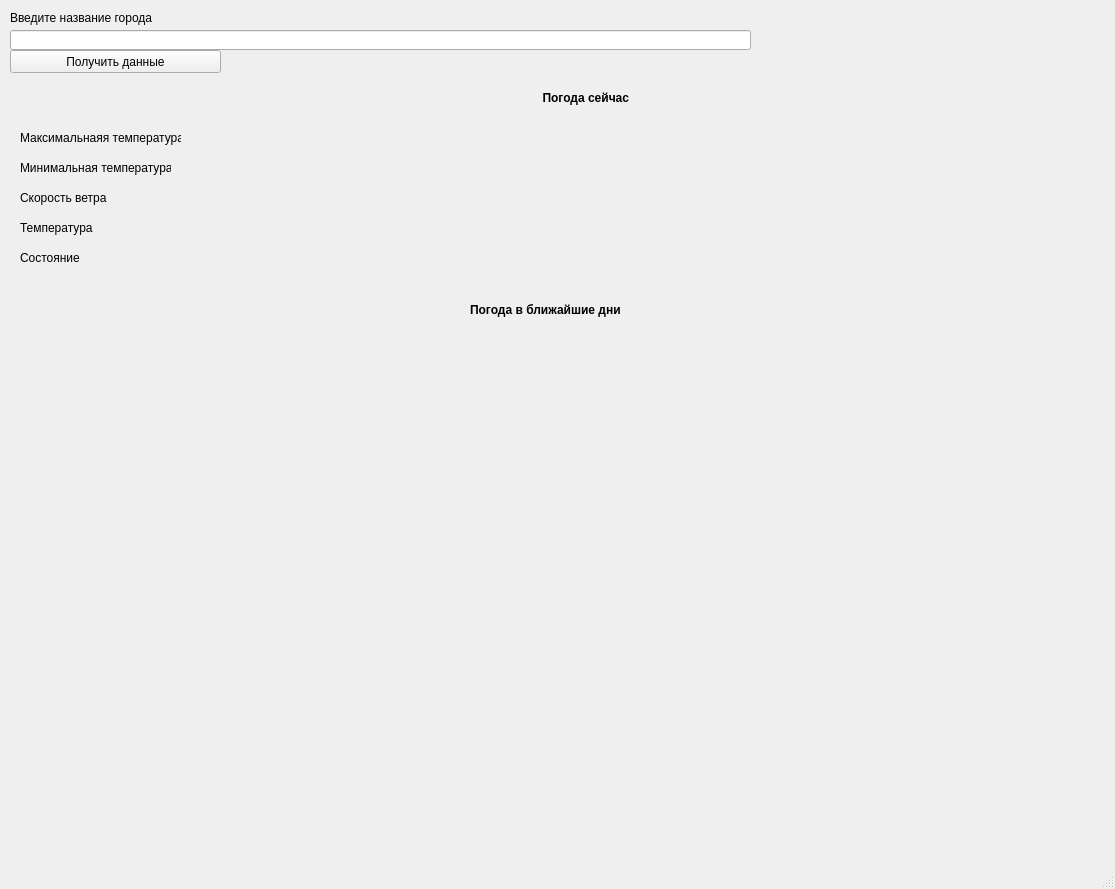
<?xml version="1.0" encoding="UTF-8"?>
<ui version="4.0">
 <class>MainWindow</class>
 <widget class="QMainWindow" name="MainWindow">
  <property name="geometry">
   <rect>
    <x>0</x>
    <y>0</y>
    <width>1115</width>
    <height>889</height>
   </rect>
  </property>
  <property name="windowTitle">
   <string>MainWindow</string>
  </property>
  <widget class="QWidget" name="centralwidget">
   <widget class="QLabel" name="label">
    <property name="geometry">
     <rect>
      <x>10</x>
      <y>10</y>
      <width>151</width>
      <height>16</height>
     </rect>
    </property>
    <property name="text">
     <string>Введите название города</string>
    </property>
   </widget>
   <widget class="QLineEdit" name="lineEdit">
    <property name="geometry">
     <rect>
      <x>10</x>
      <y>30</y>
      <width>741</width>
      <height>20</height>
     </rect>
    </property>
   </widget>
   <widget class="QPushButton" name="pushButton">
    <property name="geometry">
     <rect>
      <x>10</x>
      <y>50</y>
      <width>211</width>
      <height>23</height>
     </rect>
    </property>
    <property name="text">
     <string>Получить данные</string>
    </property>
   </widget>
   <widget class="QLabel" name="label_2">
    <property name="geometry">
     <rect>
      <x>10</x>
      <y>90</y>
      <width>1061</width>
      <height>16</height>
     </rect>
    </property>
    <property name="font">
     <font>
      <weight>75</weight>
      <bold>true</bold>
     </font>
    </property>
    <property name="text">
     <string>                                                                                                                                                                Погода сейчас</string>
    </property>
   </widget>
   <widget class="QLabel" name="label_11">
    <property name="geometry">
     <rect>
      <x>470</x>
      <y>300</y>
      <width>171</width>
      <height>20</height>
     </rect>
    </property>
    <property name="font">
     <font>
      <weight>75</weight>
      <bold>true</bold>
     </font>
    </property>
    <property name="text">
     <string>Погода в ближайшие дни</string>
    </property>
   </widget>
   <widget class="QLabel" name="label_12">
    <property name="geometry">
     <rect>
      <x>40</x>
      <y>350</y>
      <width>1031</width>
      <height>16</height>
     </rect>
    </property>
    <property name="text">
     <string/>
    </property>
   </widget>
   <widget class="QLabel" name="label_13">
    <property name="geometry">
     <rect>
      <x>40</x>
      <y>380</y>
      <width>1051</width>
      <height>16</height>
     </rect>
    </property>
    <property name="text">
     <string/>
    </property>
   </widget>
   <widget class="QLabel" name="label_14">
    <property name="geometry">
     <rect>
      <x>40</x>
      <y>410</y>
      <width>1041</width>
      <height>16</height>
     </rect>
    </property>
    <property name="text">
     <string/>
    </property>
   </widget>
   <widget class="QLabel" name="label_15">
    <property name="geometry">
     <rect>
      <x>40</x>
      <y>440</y>
      <width>1071</width>
      <height>16</height>
     </rect>
    </property>
    <property name="text">
     <string/>
    </property>
   </widget>
   <widget class="QLabel" name="label_16">
    <property name="geometry">
     <rect>
      <x>40</x>
      <y>470</y>
      <width>1061</width>
      <height>16</height>
     </rect>
    </property>
    <property name="text">
     <string/>
    </property>
   </widget>
   <widget class="QLabel" name="label_17">
    <property name="geometry">
     <rect>
      <x>40</x>
      <y>500</y>
      <width>1031</width>
      <height>16</height>
     </rect>
    </property>
    <property name="text">
     <string/>
    </property>
   </widget>
   <widget class="QLabel" name="label_18">
    <property name="geometry">
     <rect>
      <x>40</x>
      <y>530</y>
      <width>1121</width>
      <height>16</height>
     </rect>
    </property>
    <property name="text">
     <string/>
    </property>
   </widget>
   <widget class="QLabel" name="label_19">
    <property name="geometry">
     <rect>
      <x>40</x>
      <y>560</y>
      <width>951</width>
      <height>16</height>
     </rect>
    </property>
    <property name="text">
     <string/>
    </property>
   </widget>
   <widget class="QLabel" name="label_20">
    <property name="geometry">
     <rect>
      <x>40</x>
      <y>590</y>
      <width>1061</width>
      <height>16</height>
     </rect>
    </property>
    <property name="text">
     <string/>
    </property>
   </widget>
   <widget class="QLabel" name="label_21">
    <property name="geometry">
     <rect>
      <x>40</x>
      <y>620</y>
      <width>1061</width>
      <height>16</height>
     </rect>
    </property>
    <property name="text">
     <string/>
    </property>
   </widget>
   <widget class="QLabel" name="label_3">
    <property name="geometry">
     <rect>
      <x>20</x>
      <y>130</y>
      <width>161</width>
      <height>16</height>
     </rect>
    </property>
    <property name="text">
     <string>Максимальнаяя температура</string>
    </property>
   </widget>
   <widget class="QLabel" name="label_5">
    <property name="geometry">
     <rect>
      <x>20</x>
      <y>220</y>
      <width>171</width>
      <height>16</height>
     </rect>
    </property>
    <property name="text">
     <string>Температура</string>
    </property>
   </widget>
   <widget class="QLabel" name="label_6">
    <property name="geometry">
     <rect>
      <x>190</x>
      <y>130</y>
      <width>711</width>
      <height>20</height>
     </rect>
    </property>
    <property name="text">
     <string/>
    </property>
   </widget>
   <widget class="QLabel" name="label_7">
    <property name="geometry">
     <rect>
      <x>190</x>
      <y>160</y>
      <width>821</width>
      <height>16</height>
     </rect>
    </property>
    <property name="text">
     <string/>
    </property>
   </widget>
   <widget class="QLabel" name="label_8">
    <property name="geometry">
     <rect>
      <x>20</x>
      <y>190</y>
      <width>151</width>
      <height>16</height>
     </rect>
    </property>
    <property name="text">
     <string>Скорость ветра</string>
    </property>
   </widget>
   <widget class="QLabel" name="label_9">
    <property name="geometry">
     <rect>
      <x>20</x>
      <y>160</y>
      <width>151</width>
      <height>16</height>
     </rect>
    </property>
    <property name="text">
     <string>Минимальная температура</string>
    </property>
   </widget>
   <widget class="QLabel" name="label_10">
    <property name="geometry">
     <rect>
      <x>190</x>
      <y>220</y>
      <width>721</width>
      <height>16</height>
     </rect>
    </property>
    <property name="text">
     <string/>
    </property>
   </widget>
   <widget class="QLabel" name="label_22">
    <property name="geometry">
     <rect>
      <x>190</x>
      <y>190</y>
      <width>751</width>
      <height>16</height>
     </rect>
    </property>
    <property name="text">
     <string/>
    </property>
   </widget>
   <widget class="QLabel" name="label_4">
    <property name="geometry">
     <rect>
      <x>20</x>
      <y>250</y>
      <width>141</width>
      <height>16</height>
     </rect>
    </property>
    <property name="text">
     <string>Состояние</string>
    </property>
   </widget>
   <widget class="QLabel" name="label_23">
    <property name="geometry">
     <rect>
      <x>190</x>
      <y>250</y>
      <width>651</width>
      <height>20</height>
     </rect>
    </property>
    <property name="text">
     <string/>
    </property>
   </widget>
  </widget>
  <widget class="QMenuBar" name="menubar">
   <property name="geometry">
    <rect>
     <x>0</x>
     <y>0</y>
     <width>1115</width>
     <height>21</height>
    </rect>
   </property>
  </widget>
  <widget class="QStatusBar" name="statusbar"/>
 </widget>
 <resources/>
 <connections/>
</ui>
